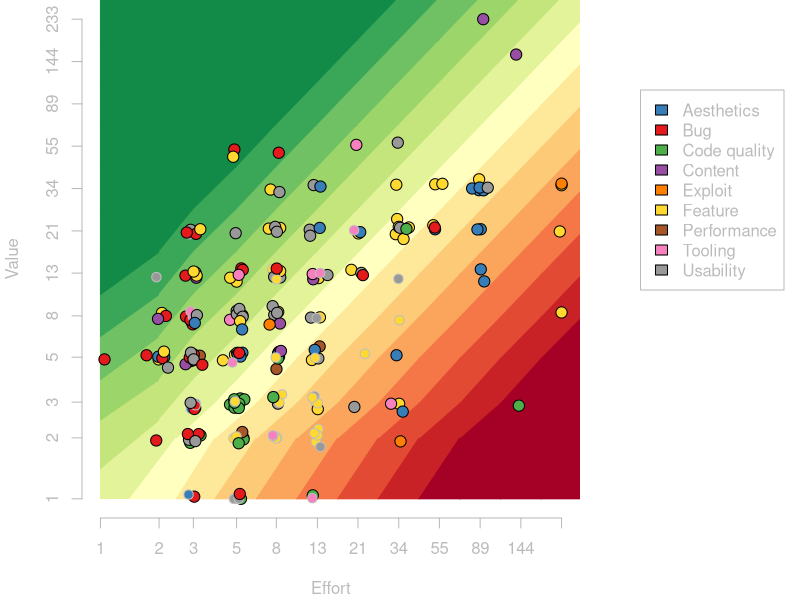

Recreate this plot in R.
library("RColorBrewer")

circleSize = 1.5

svg("backlog.svg", width=12, height=8, bg=NA)
#png("backlog.png", width=600, height=500, type="cairo", pointsize=13)

par(mar=c(4.1, 4.1, 0, 11), col="#bbbbbb", col.axis="#bbbbbb", col.lab="#bbbbbb", fg="#bbbbbb")

jitter_log <- function(vals, scaler=0.05) {
  noise <- rnorm(length(vals), mean=0, sd=vals*scaler)
  vals + noise
}

data <- read.csv("backlog.csv", sep=",")

# Categories
cats = sort(unique(data$type))
data$typeID = match(data$type, cats)
set1Cols = brewer.pal(9, "Set1")
cols = set1Cols;
cols[1] = set1Cols[2]; # Probably aesthetics; blue
cols[2] = set1Cols[1]; # Probably bug; red
cols[6] = brewer.pal(8, "Set2")[6] # Normal yellow too light
data$color = cols[data$typeID]

# ROI
vals = c(1, 2, 3, 5, 8, 13, 21, 34, 55, 89, 144, 233, 377, 610)
data$roi = match(data$value, vals) - match(data$effort, vals)

# Done
for (i in 1:length(data$roi)){
    if (is.na(data$done[i]))
        data$done[i] = FALSE
}

# Ignore blocks when the blocking task is done
for (i in 1:length(data$roi)){
    blockingPBI = data$blockedBy[i]
    if (is.na(blockingPBI))
        next
    blockingPbiIsDone = data$done[blockingPBI] # data is still sorted by issue #
    if (is.na(blockingPbiIsDone))
        next
    if (blockingPbiIsDone)
        data$blockedBy[i] = NA
}

minROI = NULL
maxROI = NULL
minVal = NULL
maxVal = NULL
minEffort = NULL
maxEffort = NULL
for (i in 1:length(data$roi)){
    if (!data$done[i]){
    
        if (is.null(minROI))
            minROI = data$roi[i]
        else if (data$roi[i] < minROI)
            minROI = data$roi[i]
        if (is.null(maxROI))
            maxROI = data$roi[i]
        else if (data$roi[i] > maxROI)
            maxROI = data$roi[i]
    
        if (is.null(minVal))
            minVal = data$value[i]
        else if (data$value[i] < minVal)
            minVal = data$value[i]
        if (is.null(maxVal))
            maxVal = data$value[i]
        else if (data$value[i] > maxVal)
            maxVal = data$value[i]
    
        if (is.null(minEffort))
            minEffort = data$effort[i]
        else if (data$effort[i] < minEffort)
            minEffort = data$effort[i]
        if (is.null(maxEffort))
            maxEffort = data$effort[i]
        else if (data$effort[i] > maxEffort)
            maxEffort = data$effort[i]
    }
}

#for (i in 1:length(data$roi)){
#    if (data$done[i]){
#        if (data$roi[i] < minROI)
#            data$roi = minROI
#        else if (data$roi[i] > maxROI)
#            data$roi = maxROI
#    }
#}
roiRange = maxROI - minROI + 1
roiPalette = colorRampPalette(brewer.pal(11, "RdYlGn"))
paletteSize = roiRange;
if (roiRange %% 2 == 0){
    paletteSize = paletteSize + 1
}
roiColsRaw = roiPalette(paletteSize)
roiCols = 1:25
roiMidpoint = 13
for (i in (-13:minROI + roiMidpoint)){ # Deep red at the bottom
    roiCols[i] = roiColsRaw[1]
}
for (i in (maxROI:11 +roiMidpoint)){ # Deep green at the top
    roiCols[i] = roiColsRaw[roiRange]
}
for (i in 1:roiRange){
    roiCols[minROI+roiMidpoint + i - 1] = roiColsRaw[i]
}

# Sort data
unsortedData <- data
data <- data[with(data, order(-roi, effort, issue)),]

x = jitter_log(data$effort)
y = jitter_log(data$value)

#maxEffort = max(data$effort)
#maxValue = max(data$value)
x = sapply(x, function(n) min(c(n, maxEffort)))
x = sapply(x, function(n) max(c(n, 1)))
y = sapply(y, function(n) min(c(n, maxVal)))
y = sapply(y, function(n) max(c(n, 1)))

plot(
    NULL, log="xy", xlab="Effort", ylab="Value", axes=FALSE,
    #main="Issue backlog",
    xlim=c(minEffort, maxEffort), ylim=c(minVal, maxVal)
)
effortVals = vals[match(minEffort, vals):match(maxEffort, vals)]
valueVals = vals[match(minVal, vals):match(maxVal, vals)]
axis(1, at=effortVals)
axis(2, at=valueVals)
#box()




logHalf <- function(a, b){
    sqrt(a*b)
}



numVals = length(vals)
topVal = vals[numVals]
secondTopVal = vals[numVals-1]
topEdge = logHalf(secondTopVal, topVal)

polygon(x=c(1,topVal,topVal,1), y=c(1,1,topVal,topVal), lty=0, col=roiCols[roiMidpoint])

for (e in 1:(numVals-1)){
    midE = logHalf(vals[e], vals[e+1])
    nextMidE = logHalf(vals[e+1], vals[e+2])
    if (e > 1) {
        for (v in 1:e){
            roi = v-e;
            polygon(
                x=c(midE, nextMidE, nextMidE, midE),
                y=c(vals[v], vals[v+1], vals[v+2], vals[v+1]),
                col=roiCols[roiMidpoint+roi],
                border=roiCols[roiMidpoint+roi]
            )
        }
    }
    roi = -e
    polygon(
        x=c(midE, nextMidE, nextMidE),
        y=c(vals[1], vals[1], vals[2]),
        col=roiCols[roiMidpoint+roi],
        border=roiCols[roiMidpoint+roi]
    )
}

for (v in 1:(numVals-1)){
    midV = logHalf(vals[v], vals[v+1])
    nextMidV = logHalf(vals[v+1], vals[v+2])
    if (v > 1){
        for (e in 1:v){
            roi = v-e;
            polygon(
                x=c(vals[e], vals[e+1], vals[e+2], vals[e+1]),
                y=c(midV, nextMidV, nextMidV, midV),
                col=roiCols[roiMidpoint+roi],
                border=roiCols[roiMidpoint+roi]
            )
        }
    }
    roi = v
    polygon(
        x=c(vals[1], vals[1], vals[2]),
        y=c(midV, nextMidV, nextMidV),
        col=roiCols[roiMidpoint+roi],
        border=roiCols[roiMidpoint+roi]
    )
}

# blocker lines
#for (i in 1:length(data$roi)){
#	blockedBy = data$blockedBy[i]
#	toX = x[i]
#	toY = y[i]
#    if (!is.na(blockedBy)){
#		# find blocking PBI
#		for (j in 1:length(data$roi)){
#			if (data$issue[j] == blockedBy){
#				fromX = x[j]
#				fromY = y[j]
#				arrows(
#					fromX, fromY, toX, toY,
#					angle = 20,
#				)
#				break
#			}
#		}
#	}
#}


for (i in 1:length(data$roi)){
	if (!data$done[i]) {
		blockedBy = data$blockedBy[i]
		if (!is.na(blockedBy)){
			points(x[i], y[i], pch=21, bg=data$color[i], cex=circleSize - 0.25, col="grey")
		} else {
			points(x[i], y[i], pch=21, bg=data$color[i], cex=circleSize, col="black")
		}
	}
}


#points(x, y, pch=21, bg=data$color, cex=circleSize, col="black")
#points(x, y, col=data$color, cex=circleSize, lwd=3)


add_legend <- function(...) {
  opar <- par(fig=c(0, 1, 0, 1), oma=c(0, 0, 0, 0), 
    mar=c(0, 0, 0, 0), new=TRUE)
  on.exit(par(opar))
  plot(0, 0, type='n', bty='n', xaxt='n', yaxt='n')
  legend(...)
}
add_legend(legend=cats, x="topright", fill=cols, inset=c(0.02,0.15))










dev.off()


suggestRefinementAtEV = 800
suggestRefinementAtEffort = 35

# Write js file
fieldNum <- function(name, value){
    paste("    ", name, ": ", value, ",", sep="")
}
fieldStr <- function(name, value){
    paste("    ", name, ": \"", value, "\",", sep="")
}

text = "PBIs = ["
for (i in 1:length(data$roi)){
    text = c(text, "{")
    text = c(text, fieldNum("issue", data$issue[i]))
    text = c(text, fieldStr("description", data$description[i]))
    text = c(text, fieldStr("type", data$type[i]))
    text = c(text, fieldStr("typeColor", cols[data$type[i]]))
    text = c(text, fieldNum("value", data$value[i]))
    text = c(text, fieldNum("effort", data$effort[i]))
    roi = data$roi[i]
    text = c(text, fieldNum("roi", roi))
    roiForColor = min(roi, maxROI)
    roiForColor = max(roiForColor, minROI)
    text = c(text, fieldStr("roiColor", roiCols[roiForColor+roiMidpoint]))
    text = c(text, fieldNum("done", if (data$done[i]) "true" else "false"))
    
    if (!is.na(data$blockedBy[i])){
        text = c(text, fieldNum("blockedBy", data$blockedBy[i]))
    }

    if (data$effort[i] * data$value[i] >= suggestRefinementAtEV &&
        data$effort[i] >= suggestRefinementAtEffort){
        text = c(text, fieldStr("refine", "true"))
    }
    
    if (!is.na(data$critical[i]) && data$critical[i]){
        text = c(text, fieldNum("critical", "true"))
    }

    text = c(text, "},")
}
text = c(text, "];")

write(text, file="backlog.js")
